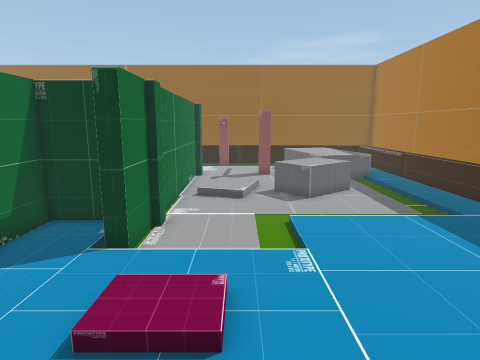
view 1 (above)

16 first-person views from a walk through a scene from a Unity 3-D project. The camera is 1.5 m above the floor, tilts 10° down and sees 75° across. The floor is counted in squares, 0.5 m on a side. Each view is taken from the middle of a square. On the plan, view 1 faces up. The plan holds only what a view shows up to about 20 squares ahead; the rest is blank. The place goes on beyond the plan.

view 2
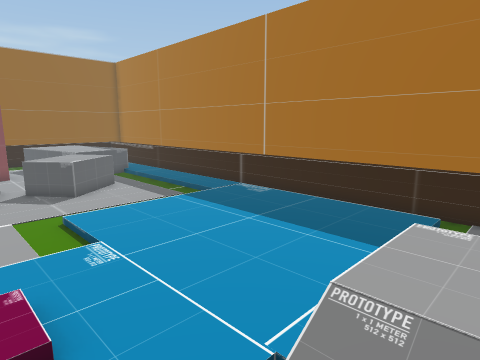

view 3
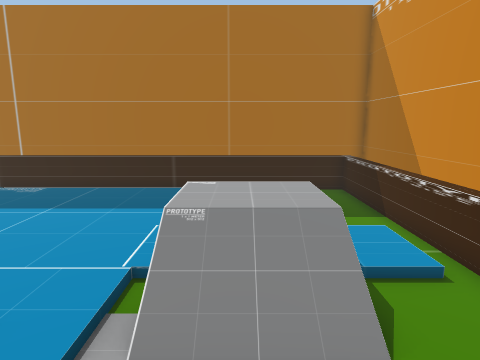

view 4
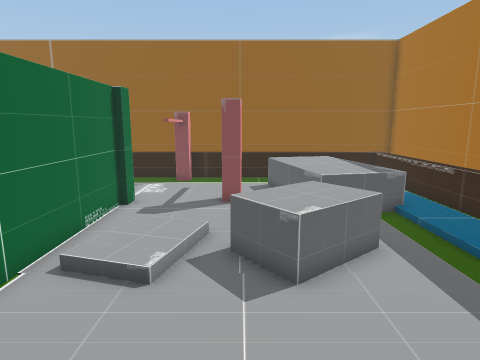

view 5
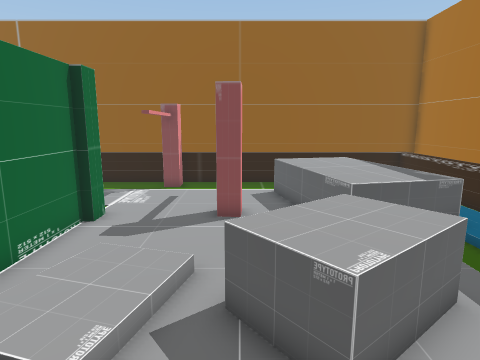

view 6
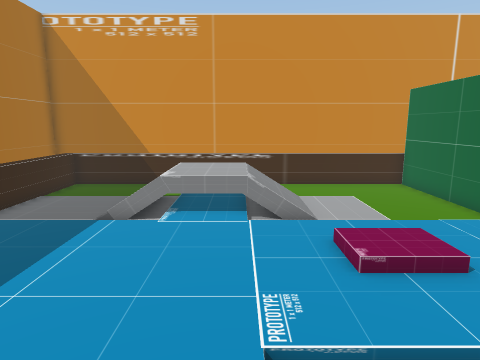

view 7
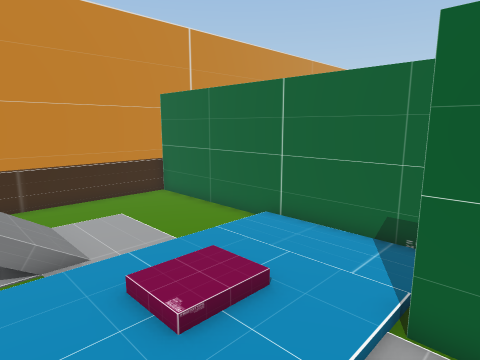

view 8
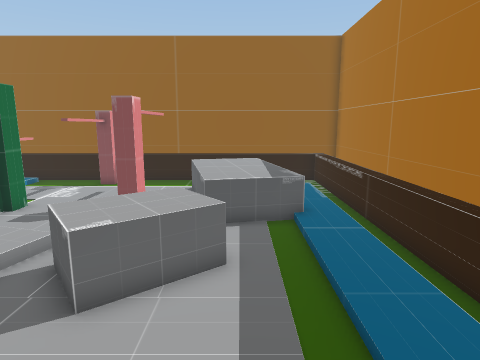

view 9
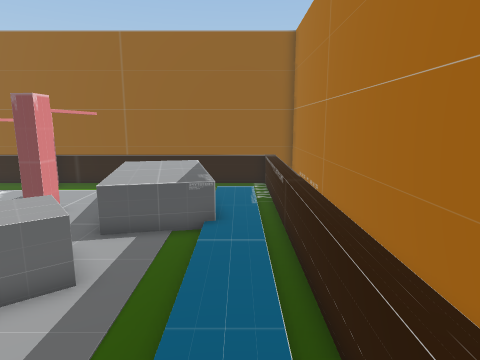

view 10
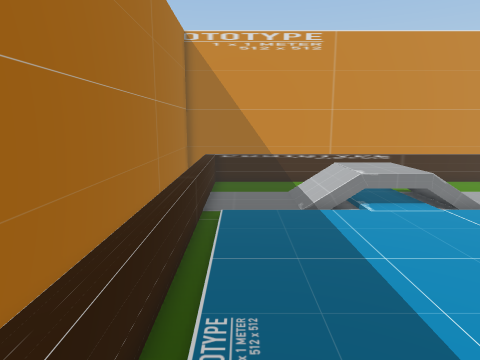

view 11
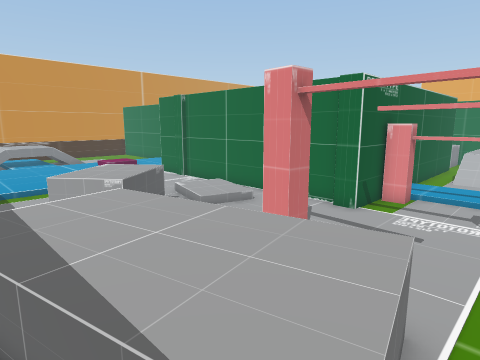

view 12
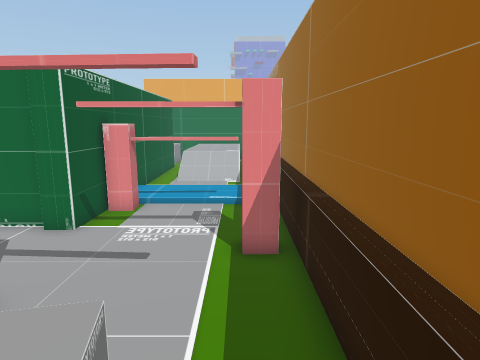

view 13
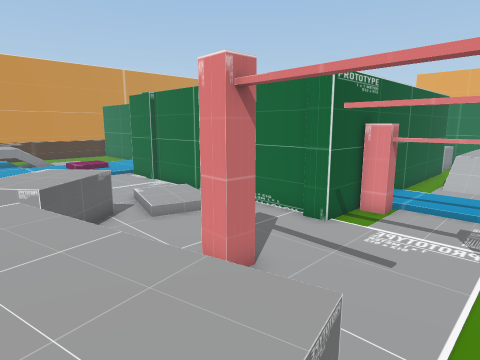

view 14
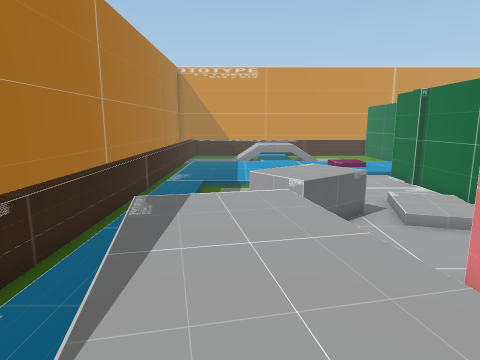

view 15
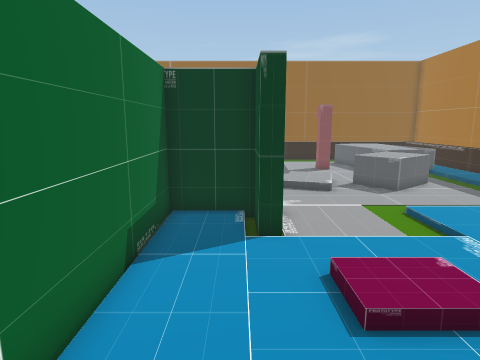

view 16
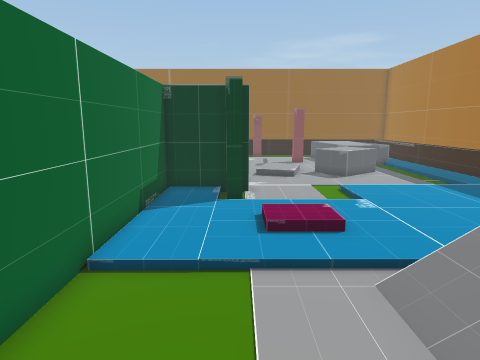

### Floor plan
Key: @ floor where view 1 was taken; # wall or solid block; . main floor; : floor 0.25 m higher than the main floor; + floor 0.75 m higher than the main floor; / step, stairs or slope; = window, fence, low wall or low ledge; ^ raised ledge; v drop or lower ground; T thing the floor can be seen under or through; O other object.
Columns run from 8 left of view 1 to 12 right of it. Each row starts with its distance up from view 1.
 29 #####################
 28 =================== #
 27  =====##===========^#
 26  : T..TT..... . . .^#
 25  ::T.. T....^^^^/:.^#
 24  ::T...T....^^^^/:.^#
 23  : T...T....^^^^/:.^#
 22 ::T^...T....^^^^^:.^#
 21 ######....#..^^^^:.^#
 20      #.......^^^^:.^#
 19      #.......^^^=:.^#
 18      #......O.../:.^#
 17      #.///.OOO../:.^#
 16      #.::/OOOOO./:.^#
 15      #/::.OOOO../:.^#
 14      #.//..OO.../:.^#
 13      #........../:.^#
 12      #........../:.^#
 11      #........../:.^#
 10   ####....::::::::.^#
  9   #:##....::::::::.^#
  8   #:##....::::::::.^#
  7   #:::::::::::::::.^#
  6   #:::::::::::::::.^#
  5   #:::::/:::::::::.^#
  4   #:::///:::::::::.^#
  3   #:::::::::::::::.^#
  2   #///...//:://////^#
  1   #.....//+++//....^#
  0   #.....@/+++//....^#
 -1   #.....//+++//....^#
 -2   #...../=vvv=/....^#
 -3   #......./::......^#
 -4   #.......///......^#
 -5   =================^#
 -6  ####################

Where each view was taken, in squares from view 1:
view 1: 0 up, 0 right, facing up
view 2: 0 up, 1 left, facing up-right
view 3: 0 up, 4 left, facing right
view 4: 8 up, 2 right, facing up
view 5: 11 up, 2 right, facing up
view 6: 11 up, 2 right, facing down
view 7: 9 up, 2 right, facing down-left
view 8: 9 up, 6 right, facing up
view 9: 10 up, 9 right, facing up
view 10: 13 up, 9 right, facing down
view 11: 26 up, 8 right, facing down-left
view 12: 26 up, 6 right, facing left
view 13: 26 up, 6 right, facing down-left
view 14: 26 up, 6 right, facing down
view 15: 0 up, 4 left, facing up
view 16: 4 down, 3 left, facing up
